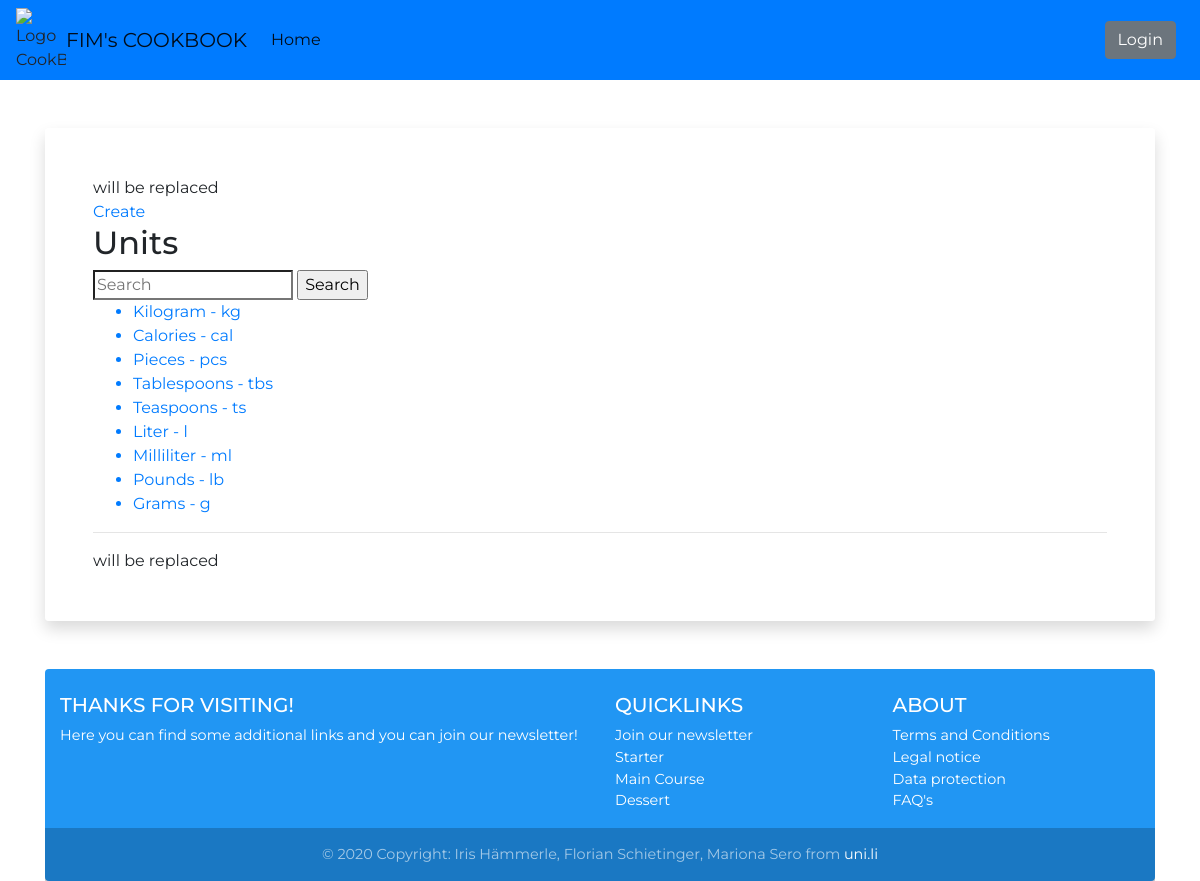
/unit/, run on the app's committed database.
### myUnitApp/models.py (models this page shows, shortened)
class Unit(models.Model):
    UnitId = models.BigAutoField(primary_key=True,
                                 verbose_name="Unique UnitId"
                                 )
    Name = models.CharField(verbose_name="Name",
                            max_length=200,
                            unique=True
                            )
    Abbreviation = models.CharField(verbose_name="Abbreviation",
                                    max_length=3
                                    )

### myUnitApp/views.py (the view)
# urls.py: path('unit/', list_unit),
def list_unit(httprequest):
    units = Unit.objects.all
    try:
        if httprequest.GET["query"]:
            units = Unit.objects.filter(Q(Name__icontains=httprequest.GET["query"]) |
                                        Q(Abbreviation__icontains=httprequest.GET["query"]))
            print(httprequest.GET["query"])
    except KeyError:
        pass
    context = {"unit": units}
    return render(httprequest, "old/unit_list.html", context)

### templates/old/unit_list.html
{% extends 'base.html' %}
    {% block mainContent %}
    <a href="/unit/create">Create</a>
    <h2>Units</h2>
    <form method="GET">
        <input type="search" name="query" placeholder="Search">
        <input type="submit" value="Search">
    </form>
    <ul>
        {% for unit in unit %}
        <a href="/unit/{{ unit.UnitId }}"><li>{{ unit.Name }} - {{ unit.Abbreviation }}</li></a>
        {% endfor %}
    </ul>
    {% endblock %}

### static_general/css/myStyles.css (style rules this page uses)
html { font-family: 'Montserrat', sans-serif; line-height: 1.15; -webkit-text-size-adjust: 100%; -webkit-tap-highlight-color: transparent; }
body { background: url('https://c.pxhere.com/photos/28/59/background_food_tasty_olives_wooden_background_cooking_plate_kitchen-1369805.jpg!d') no-repeat center center fixed; -webkit-background-size: cover; -moz-background-size: cover; background-size: cover; -o-background-size: cover; font-family: 'Montserrat', sans-serif; }

### data on the page
Unit: Name "Kilogram", Abbreviation "kg"
Unit: Name "Calories", Abbreviation "cal"
Unit: Name "Pieces", Abbreviation "pcs"
Unit: Name "Tablespoons", Abbreviation "tbs"
Unit: Name "Teaspoons", Abbreviation "ts"
Unit: Name "Liter", Abbreviation "l"
Unit: Name "Milliliter", Abbreviation "ml"
Unit: Name "Pounds", Abbreviation "lb"
Unit: Name "Grams", Abbreviation "g"
